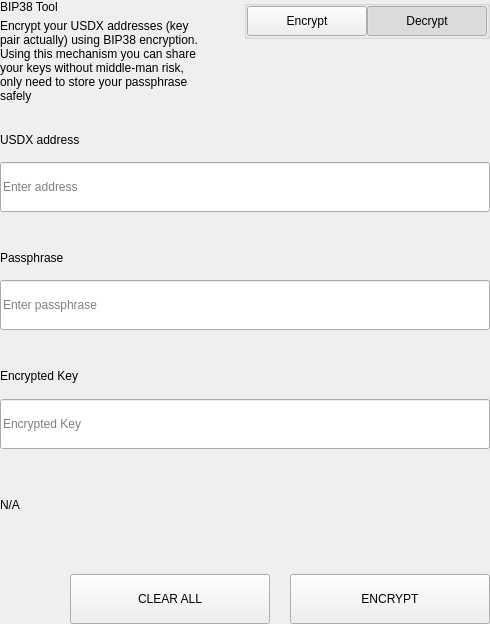
<?xml version="1.0" encoding="UTF-8"?>
<ui version="4.0">
 <class>SettingsBitToolWidget</class>
 <widget class="QWidget" name="SettingsBitToolWidget">
  <property name="geometry">
   <rect>
    <x>0</x>
    <y>0</y>
    <width>490</width>
    <height>624</height>
   </rect>
  </property>
  <property name="windowTitle">
   <string>Form</string>
  </property>
  <layout class="QVBoxLayout" name="verticalLayout">
   <property name="spacing">
    <number>0</number>
   </property>
   <property name="leftMargin">
    <number>0</number>
   </property>
   <property name="topMargin">
    <number>0</number>
   </property>
   <property name="rightMargin">
    <number>0</number>
   </property>
   <property name="bottomMargin">
    <number>0</number>
   </property>
   <item>
    <widget class="QWidget" name="left" native="true">
     <layout class="QVBoxLayout" name="verticalLayout_3">
      <property name="leftMargin">
       <number>0</number>
      </property>
      <property name="topMargin">
       <number>0</number>
      </property>
      <property name="rightMargin">
       <number>0</number>
      </property>
      <property name="bottomMargin">
       <number>0</number>
      </property>
      <item>
       <layout class="QVBoxLayout" name="verticalLayout_2">
        <property name="spacing">
         <number>0</number>
        </property>
        <item>
         <layout class="QHBoxLayout" name="horizontalLayout_3" stretch="3,1">
          <property name="spacing">
           <number>40</number>
          </property>
          <item>
           <layout class="QVBoxLayout" name="verticalLayoutTitle">
            <property name="spacing">
             <number>5</number>
            </property>
            <item>
             <widget class="QLabel" name="labelTitle">
              <property name="text">
               <string>BIP38 Tool</string>
              </property>
             </widget>
            </item>
            <item>
             <widget class="QLabel" name="labelSubtitle1">
              <property name="text">
               <string>Encrypt your USDX addresses (key pair actually) using BIP38 encryption.
Using this mechanism you can share your keys without middle-man risk, only need to store your passphrase safely</string>
              </property>
              <property name="wordWrap">
               <bool>true</bool>
              </property>
             </widget>
            </item>
           </layout>
          </item>
          <item alignment="Qt::AlignTop">
           <widget class="QGroupBox" name="groupBox">
            <property name="title">
             <string/>
            </property>
            <property name="alignment">
             <set>Qt::AlignLeading|Qt::AlignLeft|Qt::AlignTop</set>
            </property>
            <layout class="QHBoxLayout" name="horizontalLayout_4">
             <property name="spacing">
              <number>0</number>
             </property>
             <property name="leftMargin">
              <number>0</number>
             </property>
             <property name="topMargin">
              <number>0</number>
             </property>
             <property name="rightMargin">
              <number>0</number>
             </property>
             <property name="bottomMargin">
              <number>0</number>
             </property>
             <item>
              <spacer name="horizontalSpacer">
               <property name="orientation">
                <enum>Qt::Horizontal</enum>
               </property>
               <property name="sizeHint" stdset="0">
                <size>
                 <width>40</width>
                 <height>20</height>
                </size>
               </property>
              </spacer>
             </item>
             <item>
              <widget class="QPushButton" name="pushLeft">
               <property name="minimumSize">
                <size>
                 <width>120</width>
                 <height>30</height>
                </size>
               </property>
               <property name="maximumSize">
                <size>
                 <width>120</width>
                 <height>30</height>
                </size>
               </property>
               <property name="focusPolicy">
                <enum>Qt::NoFocus</enum>
               </property>
               <property name="text">
                <string>Encrypt</string>
               </property>
               <property name="checkable">
                <bool>true</bool>
               </property>
               <property name="autoExclusive">
                <bool>true</bool>
               </property>
              </widget>
             </item>
             <item>
              <widget class="QPushButton" name="pushRight">
               <property name="minimumSize">
                <size>
                 <width>120</width>
                 <height>30</height>
                </size>
               </property>
               <property name="maximumSize">
                <size>
                 <width>120</width>
                 <height>30</height>
                </size>
               </property>
               <property name="focusPolicy">
                <enum>Qt::NoFocus</enum>
               </property>
               <property name="text">
                <string>Decrypt</string>
               </property>
               <property name="checkable">
                <bool>true</bool>
               </property>
               <property name="checked">
                <bool>true</bool>
               </property>
               <property name="autoExclusive">
                <bool>true</bool>
               </property>
              </widget>
             </item>
            </layout>
           </widget>
          </item>
         </layout>
        </item>
        <item>
         <widget class="QStackedWidget" name="stackedWidget">
          <property name="currentIndex">
           <number>1</number>
          </property>
          <widget class="QWidget" name="pageDecrypt">
           <layout class="QVBoxLayout" name="verticalLayout_5">
            <property name="spacing">
             <number>0</number>
            </property>
            <property name="leftMargin">
             <number>0</number>
            </property>
            <property name="topMargin">
             <number>0</number>
            </property>
            <property name="rightMargin">
             <number>0</number>
            </property>
            <property name="bottomMargin">
             <number>0</number>
            </property>
            <item>
             <widget class="QWidget" name="widget" native="true">
              <property name="minimumSize">
               <size>
                <width>0</width>
                <height>100</height>
               </size>
              </property>
              <layout class="QVBoxLayout" name="verticalLayout_4">
               <property name="spacing">
                <number>0</number>
               </property>
               <property name="leftMargin">
                <number>0</number>
               </property>
               <property name="topMargin">
                <number>0</number>
               </property>
               <property name="rightMargin">
                <number>0</number>
               </property>
               <property name="bottomMargin">
                <number>0</number>
               </property>
               <item>
                <spacer name="verticalSpacer_2">
                 <property name="orientation">
                  <enum>Qt::Vertical</enum>
                 </property>
                 <property name="sizeType">
                  <enum>QSizePolicy::Fixed</enum>
                 </property>
                 <property name="sizeHint" stdset="0">
                  <size>
                   <width>20</width>
                   <height>20</height>
                  </size>
                 </property>
                </spacer>
               </item>
               <item>
                <layout class="QHBoxLayout" name="horizontalLayout_6" stretch="2">
                 <property name="spacing">
                  <number>0</number>
                 </property>
                 <item>
                  <layout class="QVBoxLayout" name="verticalLayout_7">
                   <property name="spacing">
                    <number>9</number>
                   </property>
                   <item>
                    <widget class="QLabel" name="labelSubtitleKey">
                     <property name="minimumSize">
                      <size>
                       <width>0</width>
                       <height>20</height>
                      </size>
                     </property>
                     <property name="maximumSize">
                      <size>
                       <width>16777215</width>
                       <height>20</height>
                      </size>
                     </property>
                     <property name="text">
                      <string>Encrypted key</string>
                     </property>
                    </widget>
                   </item>
                   <item>
                    <widget class="QLineEdit" name="lineEditKey">
                     <property name="minimumSize">
                      <size>
                       <width>0</width>
                       <height>50</height>
                      </size>
                     </property>
                     <property name="maximumSize">
                      <size>
                       <width>16777215</width>
                       <height>50</height>
                      </size>
                     </property>
                     <property name="placeholderText">
                      <string>Enter a encrypted key</string>
                     </property>
                    </widget>
                   </item>
                  </layout>
                 </item>
                </layout>
               </item>
               <item>
                <spacer name="verticalSpacer_3">
                 <property name="orientation">
                  <enum>Qt::Vertical</enum>
                 </property>
                 <property name="sizeType">
                  <enum>QSizePolicy::Fixed</enum>
                 </property>
                 <property name="sizeHint" stdset="0">
                  <size>
                   <width>20</width>
                   <height>20</height>
                  </size>
                 </property>
                </spacer>
               </item>
               <item>
                <layout class="QVBoxLayout" name="verticalLayout_9">
                 <property name="spacing">
                  <number>9</number>
                 </property>
                 <item>
                  <widget class="QLabel" name="labelSubtitlePassphrase">
                   <property name="maximumSize">
                    <size>
                     <width>16777215</width>
                     <height>20</height>
                    </size>
                   </property>
                   <property name="text">
                    <string>Passphrase</string>
                   </property>
                  </widget>
                 </item>
                 <item>
                  <widget class="QLineEdit" name="lineEditPassphrase">
                   <property name="minimumSize">
                    <size>
                     <width>0</width>
                     <height>50</height>
                    </size>
                   </property>
                   <property name="maximumSize">
                    <size>
                     <width>16777215</width>
                     <height>50</height>
                    </size>
                   </property>
                   <property name="placeholderText">
                    <string>Enter a passphrase</string>
                   </property>
                  </widget>
                 </item>
                </layout>
               </item>
               <item>
                <spacer name="verticalSpacer_4">
                 <property name="orientation">
                  <enum>Qt::Vertical</enum>
                 </property>
                 <property name="sizeType">
                  <enum>QSizePolicy::Fixed</enum>
                 </property>
                 <property name="sizeHint" stdset="0">
                  <size>
                   <width>20</width>
                   <height>20</height>
                  </size>
                 </property>
                </spacer>
               </item>
               <item>
                <widget class="QWidget" name="widget_3" native="true">
                 <property name="sizePolicy">
                  <sizepolicy hsizetype="Preferred" vsizetype="Fixed">
                   <horstretch>0</horstretch>
                   <verstretch>0</verstretch>
                  </sizepolicy>
                 </property>
                 <layout class="QVBoxLayout" name="verticalLayout_10">
                  <property name="spacing">
                   <number>9</number>
                  </property>
                  <property name="leftMargin">
                   <number>0</number>
                  </property>
                  <property name="topMargin">
                   <number>0</number>
                  </property>
                  <property name="rightMargin">
                   <number>0</number>
                  </property>
                  <property name="bottomMargin">
                   <number>0</number>
                  </property>
                  <item>
                   <widget class="QLabel" name="labelSubtitleDecryptResult">
                    <property name="minimumSize">
                     <size>
                      <width>0</width>
                      <height>20</height>
                     </size>
                    </property>
                    <property name="maximumSize">
                     <size>
                      <width>16777215</width>
                      <height>20</height>
                     </size>
                    </property>
                    <property name="text">
                     <string>Decrypted address result</string>
                    </property>
                   </widget>
                  </item>
                  <item>
                   <widget class="QWidget" name="widget_4" native="true">
                    <layout class="QHBoxLayout" name="horizontalLayout" stretch="6,0,1">
                     <property name="spacing">
                      <number>0</number>
                     </property>
                     <property name="leftMargin">
                      <number>0</number>
                     </property>
                     <property name="topMargin">
                      <number>0</number>
                     </property>
                     <property name="rightMargin">
                      <number>0</number>
                     </property>
                     <property name="bottomMargin">
                      <number>0</number>
                     </property>
                     <item alignment="Qt::AlignVCenter">
                      <widget class="QLineEdit" name="lineEditDecryptResult">
                       <property name="minimumSize">
                        <size>
                         <width>0</width>
                         <height>50</height>
                        </size>
                       </property>
                       <property name="maximumSize">
                        <size>
                         <width>16777215</width>
                         <height>50</height>
                        </size>
                       </property>
                       <property name="placeholderText">
                        <string>Decrypted Address</string>
                       </property>
                      </widget>
                     </item>
                     <item>
                      <spacer name="horizontalSpacer_4">
                       <property name="orientation">
                        <enum>Qt::Horizontal</enum>
                       </property>
                       <property name="sizeType">
                        <enum>QSizePolicy::Fixed</enum>
                       </property>
                       <property name="sizeHint" stdset="0">
                        <size>
                         <width>20</width>
                         <height>50</height>
                        </size>
                       </property>
                      </spacer>
                     </item>
                     <item>
                      <widget class="QPushButton" name="pushButtonImport">
                       <property name="minimumSize">
                        <size>
                         <width>140</width>
                         <height>40</height>
                        </size>
                       </property>
                       <property name="text">
                        <string>Import Address</string>
                       </property>
                      </widget>
                     </item>
                    </layout>
                   </widget>
                  </item>
                 </layout>
                </widget>
               </item>
               <item>
                <widget class="QLabel" name="statusLabel_DEC">
                 <property name="maximumSize">
                  <size>
                   <width>16777215</width>
                   <height>40</height>
                  </size>
                 </property>
                 <property name="text">
                  <string/>
                 </property>
                </widget>
               </item>
               <item>
                <spacer name="verticalSpacer">
                 <property name="orientation">
                  <enum>Qt::Vertical</enum>
                 </property>
                 <property name="sizeType">
                  <enum>QSizePolicy::Preferred</enum>
                 </property>
                 <property name="sizeHint" stdset="0">
                  <size>
                   <width>20</width>
                   <height>20</height>
                  </size>
                 </property>
                </spacer>
               </item>
               <item>
                <layout class="QHBoxLayout" name="horizontalLayout_7">
                 <property name="spacing">
                  <number>0</number>
                 </property>
                 <item>
                  <spacer name="horizontalSpacer_5">
                   <property name="orientation">
                    <enum>Qt::Horizontal</enum>
                   </property>
                   <property name="sizeType">
                    <enum>QSizePolicy::Expanding</enum>
                   </property>
                   <property name="sizeHint" stdset="0">
                    <size>
                     <width>40</width>
                     <height>20</height>
                    </size>
                   </property>
                  </spacer>
                 </item>
                 <item>
                  <widget class="QPushButton" name="pushButtonDecryptClear">
                   <property name="minimumSize">
                    <size>
                     <width>200</width>
                     <height>50</height>
                    </size>
                   </property>
                   <property name="maximumSize">
                    <size>
                     <width>200</width>
                     <height>50</height>
                    </size>
                   </property>
                   <property name="text">
                    <string>CLEAR</string>
                   </property>
                  </widget>
                 </item>
                 <item>
                  <spacer name="horizontalSpacer_3">
                   <property name="orientation">
                    <enum>Qt::Horizontal</enum>
                   </property>
                   <property name="sizeType">
                    <enum>QSizePolicy::Fixed</enum>
                   </property>
                   <property name="sizeHint" stdset="0">
                    <size>
                     <width>20</width>
                     <height>20</height>
                    </size>
                   </property>
                  </spacer>
                 </item>
                 <item>
                  <widget class="QPushButton" name="pushButtonDecrypt">
                   <property name="minimumSize">
                    <size>
                     <width>200</width>
                     <height>50</height>
                    </size>
                   </property>
                   <property name="maximumSize">
                    <size>
                     <width>200</width>
                     <height>50</height>
                    </size>
                   </property>
                   <property name="text">
                    <string>DECRYPT KEY</string>
                   </property>
                  </widget>
                 </item>
                </layout>
               </item>
              </layout>
             </widget>
            </item>
           </layout>
          </widget>
          <widget class="QWidget" name="pageEncrypt">
           <layout class="QVBoxLayout" name="verticalLayout_11">
            <property name="spacing">
             <number>0</number>
            </property>
            <property name="leftMargin">
             <number>0</number>
            </property>
            <property name="topMargin">
             <number>0</number>
            </property>
            <property name="rightMargin">
             <number>0</number>
            </property>
            <property name="bottomMargin">
             <number>0</number>
            </property>
            <item>
             <spacer name="verticalSpacer_8">
              <property name="orientation">
               <enum>Qt::Vertical</enum>
              </property>
              <property name="sizeType">
               <enum>QSizePolicy::Fixed</enum>
              </property>
              <property name="sizeHint" stdset="0">
               <size>
                <width>20</width>
                <height>20</height>
               </size>
              </property>
             </spacer>
            </item>
            <item>
             <widget class="QWidget" name="containerAddressEnc" native="true">
              <layout class="QVBoxLayout" name="containerAddressEncLayout">
               <property name="spacing">
                <number>5</number>
               </property>
               <property name="leftMargin">
                <number>0</number>
               </property>
               <property name="topMargin">
                <number>0</number>
               </property>
               <property name="rightMargin">
                <number>0</number>
               </property>
               <property name="bottomMargin">
                <number>0</number>
               </property>
               <item>
                <widget class="QLabel" name="labelSubtitleAddress">
                 <property name="minimumSize">
                  <size>
                   <width>0</width>
                   <height>20</height>
                  </size>
                 </property>
                 <property name="maximumSize">
                  <size>
                   <width>16777215</width>
                   <height>20</height>
                  </size>
                 </property>
                 <property name="text">
                  <string>USDX address</string>
                 </property>
                </widget>
               </item>
               <item>
                <widget class="QLineEdit" name="addressIn_ENC">
                 <property name="minimumSize">
                  <size>
                   <width>0</width>
                   <height>50</height>
                  </size>
                 </property>
                 <property name="placeholderText">
                  <string>Enter address</string>
                 </property>
                </widget>
               </item>
              </layout>
             </widget>
            </item>
            <item>
             <spacer name="verticalSpacer_6">
              <property name="orientation">
               <enum>Qt::Vertical</enum>
              </property>
              <property name="sizeType">
               <enum>QSizePolicy::Fixed</enum>
              </property>
              <property name="sizeHint" stdset="0">
               <size>
                <width>20</width>
                <height>20</height>
               </size>
              </property>
             </spacer>
            </item>
            <item>
             <widget class="QWidget" name="containerAddress" native="true">
              <layout class="QHBoxLayout" name="horizontalLayout_9" stretch="2">
               <property name="spacing">
                <number>0</number>
               </property>
               <property name="leftMargin">
                <number>0</number>
               </property>
               <property name="topMargin">
                <number>0</number>
               </property>
               <property name="rightMargin">
                <number>0</number>
               </property>
               <property name="bottomMargin">
                <number>0</number>
               </property>
               <item>
                <layout class="QVBoxLayout" name="verticalLayout_8">
                 <property name="spacing">
                  <number>5</number>
                 </property>
                 <item>
                  <widget class="QLabel" name="labelSubtitleMessage">
                   <property name="minimumSize">
                    <size>
                     <width>0</width>
                     <height>20</height>
                    </size>
                   </property>
                   <property name="maximumSize">
                    <size>
                     <width>16777215</width>
                     <height>20</height>
                    </size>
                   </property>
                   <property name="text">
                    <string>Passphrase</string>
                   </property>
                  </widget>
                 </item>
                 <item>
                  <widget class="QLineEdit" name="passphraseIn_ENC">
                   <property name="minimumSize">
                    <size>
                     <width>0</width>
                     <height>50</height>
                    </size>
                   </property>
                   <property name="maximumSize">
                    <size>
                     <width>16777215</width>
                     <height>50</height>
                    </size>
                   </property>
                   <property name="placeholderText">
                    <string>Enter passphrase</string>
                   </property>
                  </widget>
                 </item>
                </layout>
               </item>
              </layout>
             </widget>
            </item>
            <item>
             <spacer name="verticalSpacer_7">
              <property name="orientation">
               <enum>Qt::Vertical</enum>
              </property>
              <property name="sizeType">
               <enum>QSizePolicy::Fixed</enum>
              </property>
              <property name="sizeHint" stdset="0">
               <size>
                <width>20</width>
                <height>20</height>
               </size>
              </property>
             </spacer>
            </item>
            <item>
             <widget class="QWidget" name="widget_2" native="true">
              <property name="minimumSize">
               <size>
                <width>0</width>
                <height>75</height>
               </size>
              </property>
              <property name="maximumSize">
               <size>
                <width>16777215</width>
                <height>16777215</height>
               </size>
              </property>
              <layout class="QVBoxLayout" name="verticalLayout_6">
               <property name="leftMargin">
                <number>0</number>
               </property>
               <property name="topMargin">
                <number>0</number>
               </property>
               <property name="rightMargin">
                <number>0</number>
               </property>
               <property name="bottomMargin">
                <number>0</number>
               </property>
               <item>
                <widget class="QLabel" name="labelSubtitleEncryptedKey">
                 <property name="minimumSize">
                  <size>
                   <width>0</width>
                   <height>20</height>
                  </size>
                 </property>
                 <property name="maximumSize">
                  <size>
                   <width>16777215</width>
                   <height>20</height>
                  </size>
                 </property>
                 <property name="text">
                  <string>Encrypted Key</string>
                 </property>
                </widget>
               </item>
               <item>
                <widget class="QLineEdit" name="encryptedKeyOut_ENC">
                 <property name="minimumSize">
                  <size>
                   <width>0</width>
                   <height>50</height>
                  </size>
                 </property>
                 <property name="placeholderText">
                  <string>Encrypted Key</string>
                 </property>
                </widget>
               </item>
              </layout>
             </widget>
            </item>
            <item>
             <widget class="QLabel" name="statusLabel_ENC">
              <property name="text">
               <string notr="true">N/A</string>
              </property>
             </widget>
            </item>
            <item>
             <spacer name="verticalSpacer_5">
              <property name="orientation">
               <enum>Qt::Vertical</enum>
              </property>
              <property name="sizeType">
               <enum>QSizePolicy::Fixed</enum>
              </property>
              <property name="sizeHint" stdset="0">
               <size>
                <width>20</width>
                <height>20</height>
               </size>
              </property>
             </spacer>
            </item>
            <item>
             <layout class="QHBoxLayout" name="horizontalLayout_8">
              <property name="spacing">
               <number>0</number>
              </property>
              <item>
               <spacer name="horizontalSpacer_6">
                <property name="orientation">
                 <enum>Qt::Horizontal</enum>
                </property>
                <property name="sizeType">
                 <enum>QSizePolicy::Expanding</enum>
                </property>
                <property name="sizeHint" stdset="0">
                 <size>
                  <width>40</width>
                  <height>20</height>
                 </size>
                </property>
               </spacer>
              </item>
              <item>
               <widget class="QPushButton" name="pushButtonClear">
                <property name="minimumSize">
                 <size>
                  <width>200</width>
                  <height>50</height>
                 </size>
                </property>
                <property name="focusPolicy">
                 <enum>Qt::NoFocus</enum>
                </property>
                <property name="text">
                 <string>CLEAR ALL</string>
                </property>
               </widget>
              </item>
              <item>
               <spacer name="horizontalSpacer_2">
                <property name="orientation">
                 <enum>Qt::Horizontal</enum>
                </property>
                <property name="sizeType">
                 <enum>QSizePolicy::Fixed</enum>
                </property>
                <property name="sizeHint" stdset="0">
                 <size>
                  <width>20</width>
                  <height>20</height>
                 </size>
                </property>
               </spacer>
              </item>
              <item>
               <widget class="QPushButton" name="pushButtonEncrypt">
                <property name="minimumSize">
                 <size>
                  <width>200</width>
                  <height>50</height>
                 </size>
                </property>
                <property name="maximumSize">
                 <size>
                  <width>200</width>
                  <height>50</height>
                 </size>
                </property>
                <property name="focusPolicy">
                 <enum>Qt::NoFocus</enum>
                </property>
                <property name="text">
                 <string>ENCRYPT</string>
                </property>
               </widget>
              </item>
             </layout>
            </item>
           </layout>
          </widget>
         </widget>
        </item>
       </layout>
      </item>
     </layout>
    </widget>
   </item>
  </layout>
 </widget>
 <resources/>
 <connections/>
</ui>
